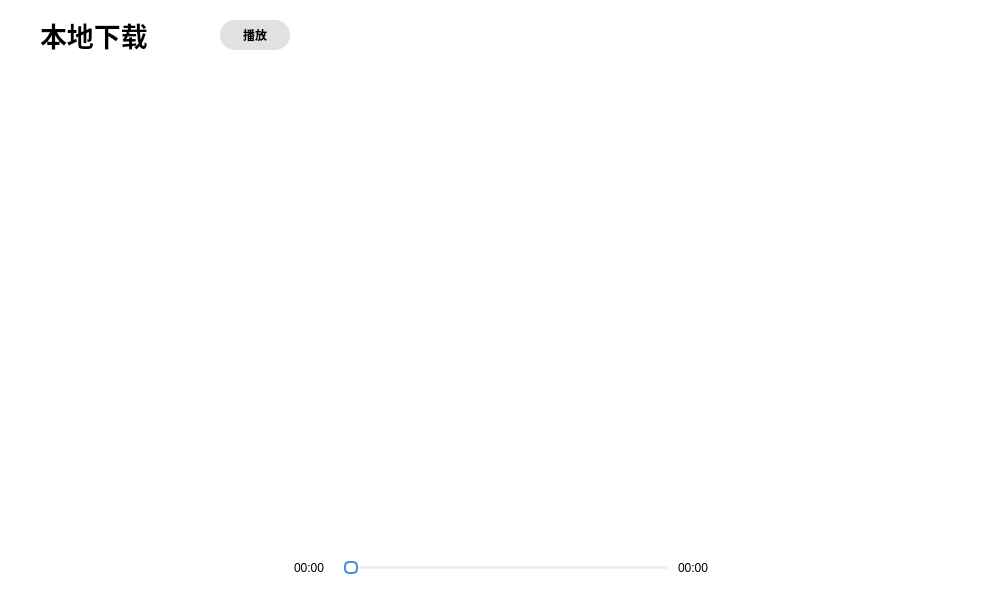
<?xml version="1.0" encoding="UTF-8"?>
<ui version="4.0">
 <class>UIMain</class>
 <widget class="QWidget" name="UIMain">
  <property name="geometry">
   <rect>
    <x>0</x>
    <y>0</y>
    <width>1000</width>
    <height>600</height>
   </rect>
  </property>
  <property name="sizePolicy">
   <sizepolicy hsizetype="Preferred" vsizetype="Preferred">
    <horstretch>0</horstretch>
    <verstretch>0</verstretch>
   </sizepolicy>
  </property>
  <property name="minimumSize">
   <size>
    <width>1000</width>
    <height>600</height>
   </size>
  </property>
  <property name="baseSize">
   <size>
    <width>0</width>
    <height>0</height>
   </size>
  </property>
  <property name="windowTitle">
   <string>Form</string>
  </property>
  <property name="styleSheet">
   <string notr="true">background-color: white;</string>
  </property>
  <layout class="QVBoxLayout" name="verticalLayout_2">
   <property name="spacing">
    <number>10</number>
   </property>
   <property name="leftMargin">
    <number>0</number>
   </property>
   <property name="topMargin">
    <number>0</number>
   </property>
   <property name="rightMargin">
    <number>10</number>
   </property>
   <property name="bottomMargin">
    <number>10</number>
   </property>
   <item>
    <widget class="QStackedWidget" name="stackedWidget">
     <property name="styleSheet">
      <string notr="true">border-radius: 10px;


</string>
     </property>
     <property name="currentIndex">
      <number>0</number>
     </property>
     <widget class="QWidget" name="page">
      <layout class="QVBoxLayout" name="verticalLayout_4" stretch="2,12">
       <property name="spacing">
        <number>0</number>
       </property>
       <property name="leftMargin">
        <number>0</number>
       </property>
       <property name="topMargin">
        <number>0</number>
       </property>
       <property name="rightMargin">
        <number>0</number>
       </property>
       <property name="bottomMargin">
        <number>0</number>
       </property>
       <item>
        <widget class="QWidget" name="widget_5" native="true">
         <layout class="QHBoxLayout" name="horizontalLayout_6">
          <property name="spacing">
           <number>30</number>
          </property>
          <property name="leftMargin">
           <number>40</number>
          </property>
          <property name="topMargin">
           <number>0</number>
          </property>
          <property name="rightMargin">
           <number>0</number>
          </property>
          <property name="bottomMargin">
           <number>0</number>
          </property>
          <item>
           <widget class="QLabel" name="label">
            <property name="minimumSize">
             <size>
              <width>150</width>
              <height>0</height>
             </size>
            </property>
            <property name="font">
             <font>
              <pointsize>20</pointsize>
              <bold>true</bold>
              <kerning>true</kerning>
             </font>
            </property>
            <property name="styleSheet">
             <string notr="true">color: black;</string>
            </property>
            <property name="text">
             <string>本地下载</string>
            </property>
           </widget>
          </item>
          <item>
           <widget class="QPushButton" name="locallistBtn">
            <property name="minimumSize">
             <size>
              <width>70</width>
              <height>30</height>
             </size>
            </property>
            <property name="maximumSize">
             <size>
              <width>70</width>
              <height>30</height>
             </size>
            </property>
            <property name="font">
             <font>
              <bold>true</bold>
             </font>
            </property>
            <property name="cursor">
             <cursorShape>PointingHandCursor</cursorShape>
            </property>
            <property name="styleSheet">
             <string notr="true">QPushButton{
	background-color: rgb(225, 225, 225);
    border-radius: 15px;
	color: black;
}</string>
            </property>
            <property name="text">
             <string>播放</string>
            </property>
            <property name="icon">
             <iconset resource="../../../resources/icon.qrc">
              <normaloff>:/icon/play2.png</normaloff>:/icon/play2.png</iconset>
            </property>
           </widget>
          </item>
          <item>
           <spacer name="horizontalSpacer_10">
            <property name="orientation">
             <enum>Qt::Orientation::Horizontal</enum>
            </property>
            <property name="sizeHint" stdset="0">
             <size>
              <width>721</width>
              <height>20</height>
             </size>
            </property>
           </spacer>
          </item>
         </layout>
        </widget>
       </item>
       <item>
        <widget class="QListView" name="localListView">
         <property name="sizePolicy">
          <sizepolicy hsizetype="Expanding" vsizetype="Expanding">
           <horstretch>0</horstretch>
           <verstretch>0</verstretch>
          </sizepolicy>
         </property>
         <property name="styleSheet">
          <string notr="true">    QListView {
		background-color: transparent;
        border: none;
        outline: none;
    }
    QListView::item {
        height: 48px;
        padding: 6px 10px;
        font-size: 14px;
        color: #333333;
        border-bottom: 1px solid #f0f0f0;
    }
</string>
         </property>
         <property name="horizontalScrollBarPolicy">
          <enum>Qt::ScrollBarPolicy::ScrollBarAsNeeded</enum>
         </property>
         <property name="editTriggers">
          <set>QAbstractItemView::EditTrigger::NoEditTriggers</set>
         </property>
        </widget>
       </item>
      </layout>
     </widget>
     <widget class="QWidget" name="page_2">
      <layout class="QVBoxLayout" name="verticalLayout_5" stretch="2,12">
       <property name="spacing">
        <number>0</number>
       </property>
       <property name="leftMargin">
        <number>0</number>
       </property>
       <property name="topMargin">
        <number>0</number>
       </property>
       <property name="rightMargin">
        <number>0</number>
       </property>
       <property name="bottomMargin">
        <number>0</number>
       </property>
       <item>
        <widget class="QWidget" name="widget_6" native="true">
         <property name="styleSheet">
          <string notr="true"/>
         </property>
         <layout class="QHBoxLayout" name="horizontalLayout_7">
          <property name="spacing">
           <number>30</number>
          </property>
          <property name="leftMargin">
           <number>40</number>
          </property>
          <property name="topMargin">
           <number>0</number>
          </property>
          <property name="rightMargin">
           <number>0</number>
          </property>
          <property name="bottomMargin">
           <number>0</number>
          </property>
          <item>
           <widget class="QLabel" name="label_2">
            <property name="minimumSize">
             <size>
              <width>80</width>
              <height>0</height>
             </size>
            </property>
            <property name="font">
             <font>
              <pointsize>20</pointsize>
              <bold>true</bold>
              <kerning>true</kerning>
             </font>
            </property>
            <property name="styleSheet">
             <string notr="true">color: black;</string>
            </property>
            <property name="text">
             <string>喜欢</string>
            </property>
           </widget>
          </item>
          <item>
           <widget class="QPushButton" name="collectlistBtn">
            <property name="minimumSize">
             <size>
              <width>70</width>
              <height>30</height>
             </size>
            </property>
            <property name="maximumSize">
             <size>
              <width>70</width>
              <height>30</height>
             </size>
            </property>
            <property name="font">
             <font>
              <bold>true</bold>
             </font>
            </property>
            <property name="cursor">
             <cursorShape>PointingHandCursor</cursorShape>
            </property>
            <property name="styleSheet">
             <string notr="true">QPushButton{
	background-color: rgb(225, 225, 225);
    border-radius: 15px;
	color: black;
}</string>
            </property>
            <property name="text">
             <string>播放</string>
            </property>
            <property name="icon">
             <iconset resource="../../../resources/icon.qrc">
              <normaloff>:/icon/play2.png</normaloff>:/icon/play2.png</iconset>
            </property>
           </widget>
          </item>
          <item>
           <spacer name="horizontalSpacer_11">
            <property name="orientation">
             <enum>Qt::Orientation::Horizontal</enum>
            </property>
            <property name="sizeHint" stdset="0">
             <size>
              <width>769</width>
              <height>20</height>
             </size>
            </property>
           </spacer>
          </item>
         </layout>
        </widget>
       </item>
       <item>
        <widget class="QListView" name="collectListView">
         <property name="styleSheet">
          <string notr="true"> QListView {
		background-color: transparent;
        border: none;
        outline: none;
    }
    QListView::item {
        height: 48px;
        padding: 6px 10px;
        font-size: 14px;
        color: #333333;
        border-bottom: 1px solid #f0f0f0;
    }
</string>
         </property>
         <property name="horizontalScrollBarPolicy">
          <enum>Qt::ScrollBarPolicy::ScrollBarAsNeeded</enum>
         </property>
         <property name="editTriggers">
          <set>QAbstractItemView::EditTrigger::NoEditTriggers</set>
         </property>
        </widget>
       </item>
      </layout>
     </widget>
     <widget class="QWidget" name="page_3">
      <layout class="QVBoxLayout" name="verticalLayout_6">
       <property name="spacing">
        <number>0</number>
       </property>
       <property name="leftMargin">
        <number>0</number>
       </property>
       <property name="topMargin">
        <number>0</number>
       </property>
       <property name="rightMargin">
        <number>0</number>
       </property>
       <property name="bottomMargin">
        <number>0</number>
       </property>
       <item>
        <widget class="QWidget" name="widget_2" native="true">
         <property name="styleSheet">
          <string notr="true"/>
         </property>
         <layout class="QVBoxLayout" name="verticalLayout_8">
          <property name="leftMargin">
           <number>0</number>
          </property>
          <property name="topMargin">
           <number>0</number>
          </property>
          <property name="rightMargin">
           <number>0</number>
          </property>
          <property name="bottomMargin">
           <number>0</number>
          </property>
          <item>
           <layout class="QHBoxLayout" name="horizontalLayout_5">
            <property name="spacing">
             <number>20</number>
            </property>
            <item>
             <widget class="QLabel" name="songlistCover">
              <property name="minimumSize">
               <size>
                <width>100</width>
                <height>100</height>
               </size>
              </property>
              <property name="maximumSize">
               <size>
                <width>100</width>
                <height>100</height>
               </size>
              </property>
              <property name="text">
               <string/>
              </property>
              <property name="pixmap">
               <pixmap resource="../../../resources/icon.qrc">:/icon/cover.png</pixmap>
              </property>
              <property name="scaledContents">
               <bool>true</bool>
              </property>
             </widget>
            </item>
            <item>
             <widget class="QWidget" name="widget_4" native="true">
              <layout class="QVBoxLayout" name="verticalLayout_7">
               <item>
                <widget class="QLabel" name="playlistName">
                 <property name="font">
                  <font>
                   <pointsize>12</pointsize>
                   <italic>false</italic>
                   <bold>true</bold>
                  </font>
                 </property>
                 <property name="text">
                  <string>新建歌单1</string>
                 </property>
                </widget>
               </item>
               <item>
                <layout class="QHBoxLayout" name="horizontalLayout_4">
                 <item>
                  <widget class="QPushButton" name="playlistBtn">
                   <property name="minimumSize">
                    <size>
                     <width>70</width>
                     <height>30</height>
                    </size>
                   </property>
                   <property name="maximumSize">
                    <size>
                     <width>70</width>
                     <height>30</height>
                    </size>
                   </property>
                   <property name="font">
                    <font>
                     <bold>true</bold>
                    </font>
                   </property>
                   <property name="cursor">
                    <cursorShape>PointingHandCursor</cursorShape>
                   </property>
                   <property name="styleSheet">
                    <string notr="true">QPushButton{
	background-color: rgb(225, 225, 225);
    border-radius: 15px;
	color: black;
}</string>
                   </property>
                   <property name="text">
                    <string>播放</string>
                   </property>
                   <property name="icon">
                    <iconset resource="../../../resources/icon.qrc">
                     <normaloff>:/icon/play2.png</normaloff>:/icon/play2.png</iconset>
                   </property>
                  </widget>
                 </item>
                 <item>
                  <spacer name="horizontalSpacer_5">
                   <property name="orientation">
                    <enum>Qt::Orientation::Horizontal</enum>
                   </property>
                   <property name="sizeHint" stdset="0">
                    <size>
                     <width>40</width>
                     <height>20</height>
                    </size>
                   </property>
                  </spacer>
                 </item>
                </layout>
               </item>
              </layout>
             </widget>
            </item>
           </layout>
          </item>
          <item>
           <widget class="QListView" name="playlistView">
            <property name="styleSheet">
             <string notr="true"/>
            </property>
            <property name="horizontalScrollBarPolicy">
             <enum>Qt::ScrollBarPolicy::ScrollBarAsNeeded</enum>
            </property>
            <property name="editTriggers">
             <set>QAbstractItemView::EditTrigger::NoEditTriggers</set>
            </property>
           </widget>
          </item>
         </layout>
        </widget>
       </item>
      </layout>
     </widget>
     <widget class="QWidget" name="page_4">
      <layout class="QVBoxLayout" name="verticalLayout_10">
       <property name="spacing">
        <number>0</number>
       </property>
       <property name="leftMargin">
        <number>0</number>
       </property>
       <property name="topMargin">
        <number>0</number>
       </property>
       <property name="rightMargin">
        <number>0</number>
       </property>
       <property name="bottomMargin">
        <number>0</number>
       </property>
       <item>
        <widget class="QListView" name="remoteListView"/>
       </item>
      </layout>
     </widget>
    </widget>
   </item>
   <item>
    <widget class="QFrame" name="controlBar">
     <property name="sizePolicy">
      <sizepolicy hsizetype="Expanding" vsizetype="Fixed">
       <horstretch>0</horstretch>
       <verstretch>0</verstretch>
      </sizepolicy>
     </property>
     <property name="styleSheet">
      <string notr="true">QFrame {
	background: white;
	border-radius: 10px;
}</string>
     </property>
     <property name="frameShape">
      <enum>QFrame::Shape::StyledPanel</enum>
     </property>
     <property name="frameShadow">
      <enum>QFrame::Shadow::Raised</enum>
     </property>
     <layout class="QHBoxLayout" name="horizontalLayout_3">
      <property name="leftMargin">
       <number>12</number>
      </property>
      <property name="topMargin">
       <number>10</number>
      </property>
      <property name="rightMargin">
       <number>12</number>
      </property>
      <property name="bottomMargin">
       <number>10</number>
      </property>
      <item>
       <widget class="QPushButton" name="coverBtn">
        <property name="minimumSize">
         <size>
          <width>70</width>
          <height>70</height>
         </size>
        </property>
        <property name="maximumSize">
         <size>
          <width>70</width>
          <height>70</height>
         </size>
        </property>
        <property name="cursor">
         <cursorShape>PointingHandCursor</cursorShape>
        </property>
        <property name="text">
         <string/>
        </property>
        <property name="icon">
         <iconset resource="../../../resources/icon.qrc">
          <normaloff>:/icon/cover.png</normaloff>:/icon/cover.png</iconset>
        </property>
        <property name="iconSize">
         <size>
          <width>60</width>
          <height>60</height>
         </size>
        </property>
        <property name="checkable">
         <bool>true</bool>
        </property>
        <property name="flat">
         <bool>true</bool>
        </property>
       </widget>
      </item>
      <item>
       <widget class="QWidget" name="widget" native="true">
        <property name="minimumSize">
         <size>
          <width>200</width>
          <height>70</height>
         </size>
        </property>
        <property name="maximumSize">
         <size>
          <width>200</width>
          <height>70</height>
         </size>
        </property>
        <property name="styleSheet">
         <string notr="true"/>
        </property>
        <layout class="QVBoxLayout" name="verticalLayout_3">
         <item>
          <widget class="CarouselLabel" name="titleSinger">
           <property name="minimumSize">
            <size>
             <width>0</width>
             <height>20</height>
            </size>
           </property>
           <property name="styleSheet">
            <string notr="true">font-size: 16px;
color: rgb(255, 0, 0);</string>
           </property>
           <property name="text">
            <string/>
           </property>
           <property name="textFormat">
            <enum>Qt::TextFormat::RichText</enum>
           </property>
          </widget>
         </item>
         <item>
          <widget class="QPushButton" name="loveBtn">
           <property name="enabled">
            <bool>true</bool>
           </property>
           <property name="minimumSize">
            <size>
             <width>22</width>
             <height>22</height>
            </size>
           </property>
           <property name="maximumSize">
            <size>
             <width>22</width>
             <height>22</height>
            </size>
           </property>
           <property name="cursor">
            <cursorShape>PointingHandCursor</cursorShape>
           </property>
           <property name="mouseTracking">
            <bool>false</bool>
           </property>
           <property name="text">
            <string/>
           </property>
           <property name="icon">
            <iconset>
             <selectedon>:/icon/dislove.png</selectedon>
            </iconset>
           </property>
           <property name="iconSize">
            <size>
             <width>22</width>
             <height>22</height>
            </size>
           </property>
           <property name="checkable">
            <bool>true</bool>
           </property>
           <property name="flat">
            <bool>true</bool>
           </property>
          </widget>
         </item>
        </layout>
       </widget>
      </item>
      <item>
       <widget class="QWidget" name="widget_3" native="true">
        <property name="sizePolicy">
         <sizepolicy hsizetype="Expanding" vsizetype="Expanding">
          <horstretch>0</horstretch>
          <verstretch>0</verstretch>
         </sizepolicy>
        </property>
        <property name="minimumSize">
         <size>
          <width>32</width>
          <height>32</height>
         </size>
        </property>
        <property name="styleSheet">
         <string notr="true"/>
        </property>
        <layout class="QVBoxLayout" name="verticalLayout" stretch="2,0">
         <property name="spacing">
          <number>0</number>
         </property>
         <property name="leftMargin">
          <number>0</number>
         </property>
         <property name="topMargin">
          <number>0</number>
         </property>
         <property name="rightMargin">
          <number>0</number>
         </property>
         <property name="bottomMargin">
          <number>0</number>
         </property>
         <item>
          <layout class="QHBoxLayout" name="horizontalLayout">
           <item>
            <spacer name="horizontalSpacer_2">
             <property name="orientation">
              <enum>Qt::Orientation::Horizontal</enum>
             </property>
             <property name="sizeHint" stdset="0">
              <size>
               <width>40</width>
               <height>20</height>
              </size>
             </property>
            </spacer>
           </item>
           <item>
            <widget class="QPushButton" name="modeBtn">
             <property name="sizePolicy">
              <sizepolicy hsizetype="Fixed" vsizetype="Preferred">
               <horstretch>0</horstretch>
               <verstretch>0</verstretch>
              </sizepolicy>
             </property>
             <property name="minimumSize">
              <size>
               <width>35</width>
               <height>35</height>
              </size>
             </property>
             <property name="maximumSize">
              <size>
               <width>35</width>
               <height>35</height>
              </size>
             </property>
             <property name="cursor">
              <cursorShape>PointingHandCursor</cursorShape>
             </property>
             <property name="text">
              <string/>
             </property>
             <property name="icon">
              <iconset resource="../../../resources/icon.qrc">
               <normaloff>:/icon/loop.png</normaloff>:/icon/loop.png</iconset>
             </property>
             <property name="iconSize">
              <size>
               <width>20</width>
               <height>20</height>
              </size>
             </property>
             <property name="shortcut">
              <string>CapsLock, Return</string>
             </property>
             <property name="flat">
              <bool>true</bool>
             </property>
            </widget>
           </item>
           <item>
            <spacer name="horizontalSpacer_6">
             <property name="orientation">
              <enum>Qt::Orientation::Horizontal</enum>
             </property>
             <property name="sizeType">
              <enum>QSizePolicy::Policy::Fixed</enum>
             </property>
             <property name="sizeHint" stdset="0">
              <size>
               <width>25</width>
               <height>25</height>
              </size>
             </property>
            </spacer>
           </item>
           <item>
            <widget class="QPushButton" name="lastBtn">
             <property name="sizePolicy">
              <sizepolicy hsizetype="Preferred" vsizetype="Fixed">
               <horstretch>0</horstretch>
               <verstretch>0</verstretch>
              </sizepolicy>
             </property>
             <property name="minimumSize">
              <size>
               <width>35</width>
               <height>35</height>
              </size>
             </property>
             <property name="maximumSize">
              <size>
               <width>35</width>
               <height>35</height>
              </size>
             </property>
             <property name="cursor">
              <cursorShape>PointingHandCursor</cursorShape>
             </property>
             <property name="text">
              <string/>
             </property>
             <property name="icon">
              <iconset resource="../../../resources/icon.qrc">
               <normaloff>:/icon/last.png</normaloff>:/icon/last.png</iconset>
             </property>
             <property name="iconSize">
              <size>
               <width>20</width>
               <height>20</height>
              </size>
             </property>
             <property name="flat">
              <bool>true</bool>
             </property>
            </widget>
           </item>
           <item>
            <spacer name="horizontalSpacer_8">
             <property name="orientation">
              <enum>Qt::Orientation::Horizontal</enum>
             </property>
             <property name="sizeType">
              <enum>QSizePolicy::Policy::Fixed</enum>
             </property>
             <property name="sizeHint" stdset="0">
              <size>
               <width>25</width>
               <height>25</height>
              </size>
             </property>
            </spacer>
           </item>
           <item>
            <widget class="QPushButton" name="playBtn">
             <property name="sizePolicy">
              <sizepolicy hsizetype="Preferred" vsizetype="Fixed">
               <horstretch>0</horstretch>
               <verstretch>0</verstretch>
              </sizepolicy>
             </property>
             <property name="minimumSize">
              <size>
               <width>45</width>
               <height>45</height>
              </size>
             </property>
             <property name="maximumSize">
              <size>
               <width>50</width>
               <height>50</height>
              </size>
             </property>
             <property name="cursor">
              <cursorShape>PointingHandCursor</cursorShape>
             </property>
             <property name="styleSheet">
              <string notr="true">QPushButton{
	min-width: 43;
	min-height: 43;
}</string>
             </property>
             <property name="text">
              <string/>
             </property>
             <property name="icon">
              <iconset resource="../../../resources/icon.qrc">
               <normaloff>:/icon/pause.png</normaloff>:/icon/pause.png</iconset>
             </property>
             <property name="iconSize">
              <size>
               <width>43</width>
               <height>43</height>
              </size>
             </property>
             <property name="flat">
              <bool>true</bool>
             </property>
            </widget>
           </item>
           <item>
            <spacer name="horizontalSpacer_9">
             <property name="orientation">
              <enum>Qt::Orientation::Horizontal</enum>
             </property>
             <property name="sizeType">
              <enum>QSizePolicy::Policy::Fixed</enum>
             </property>
             <property name="sizeHint" stdset="0">
              <size>
               <width>25</width>
               <height>25</height>
              </size>
             </property>
            </spacer>
           </item>
           <item>
            <widget class="QPushButton" name="nextBtn">
             <property name="sizePolicy">
              <sizepolicy hsizetype="Preferred" vsizetype="Fixed">
               <horstretch>0</horstretch>
               <verstretch>0</verstretch>
              </sizepolicy>
             </property>
             <property name="minimumSize">
              <size>
               <width>35</width>
               <height>35</height>
              </size>
             </property>
             <property name="maximumSize">
              <size>
               <width>35</width>
               <height>35</height>
              </size>
             </property>
             <property name="cursor">
              <cursorShape>PointingHandCursor</cursorShape>
             </property>
             <property name="text">
              <string/>
             </property>
             <property name="icon">
              <iconset resource="../../../resources/icon.qrc">
               <normaloff>:/icon/next.png</normaloff>:/icon/next.png</iconset>
             </property>
             <property name="iconSize">
              <size>
               <width>20</width>
               <height>20</height>
              </size>
             </property>
             <property name="flat">
              <bool>true</bool>
             </property>
            </widget>
           </item>
           <item>
            <spacer name="horizontalSpacer_7">
             <property name="orientation">
              <enum>Qt::Orientation::Horizontal</enum>
             </property>
             <property name="sizeType">
              <enum>QSizePolicy::Policy::Fixed</enum>
             </property>
             <property name="sizeHint" stdset="0">
              <size>
               <width>25</width>
               <height>25</height>
              </size>
             </property>
            </spacer>
           </item>
           <item>
            <widget class="QPushButton" name="volumeBtn">
             <property name="sizePolicy">
              <sizepolicy hsizetype="Fixed" vsizetype="Preferred">
               <horstretch>0</horstretch>
               <verstretch>0</verstretch>
              </sizepolicy>
             </property>
             <property name="minimumSize">
              <size>
               <width>35</width>
               <height>35</height>
              </size>
             </property>
             <property name="maximumSize">
              <size>
               <width>35</width>
               <height>35</height>
              </size>
             </property>
             <property name="cursor">
              <cursorShape>PointingHandCursor</cursorShape>
             </property>
             <property name="text">
              <string/>
             </property>
             <property name="icon">
              <iconset resource="../../../resources/icon.qrc">
               <normaloff>:/icon/volume.png</normaloff>:/icon/volume.png</iconset>
             </property>
             <property name="iconSize">
              <size>
               <width>25</width>
               <height>25</height>
              </size>
             </property>
             <property name="flat">
              <bool>true</bool>
             </property>
            </widget>
           </item>
           <item>
            <spacer name="horizontalSpacer_3">
             <property name="orientation">
              <enum>Qt::Orientation::Horizontal</enum>
             </property>
             <property name="sizeType">
              <enum>QSizePolicy::Policy::Expanding</enum>
             </property>
             <property name="sizeHint" stdset="0">
              <size>
               <width>40</width>
               <height>20</height>
              </size>
             </property>
            </spacer>
           </item>
          </layout>
         </item>
         <item>
          <layout class="QHBoxLayout" name="horizontalLayout_2" stretch="0,0,0">
           <property name="spacing">
            <number>10</number>
           </property>
           <item>
            <widget class="QLabel" name="curDuration">
             <property name="minimumSize">
              <size>
               <width>40</width>
               <height>0</height>
              </size>
             </property>
             <property name="maximumSize">
              <size>
               <width>40</width>
               <height>16777215</height>
              </size>
             </property>
             <property name="text">
              <string>00:00</string>
             </property>
            </widget>
           </item>
           <item>
            <widget class="QSlider" name="progressSlider">
             <property name="sizePolicy">
              <sizepolicy hsizetype="Expanding" vsizetype="Preferred">
               <horstretch>0</horstretch>
               <verstretch>0</verstretch>
              </sizepolicy>
             </property>
             <property name="minimumSize">
              <size>
               <width>200</width>
               <height>0</height>
              </size>
             </property>
             <property name="maximumSize">
              <size>
               <width>16777215</width>
               <height>16777215</height>
              </size>
             </property>
             <property name="styleSheet">
              <string notr="true">	/* 凹槽：浅灰背景 */
    QSlider::groove:horizontal {
        background: #f0f0f0;
        height: 3px;
        border-radius: 3px;
    }
    
    /* 已滑过区域：蓝色 */
    QSlider::sub-page:horizontal {
        background: #4a90d9;
        border-radius: 3px;
    }
    
    /* 滑块：白色圆形，蓝色描边 */
    QSlider::handle:horizontal {
        background: #ffffff;
        border: 2px solid #4a90d9;
        width: 10px;
        height: -3px;
        margin: -5px 0;
        border-radius: 5px;
    }
    

</string>
             </property>
             <property name="maximum">
              <number>0</number>
             </property>
             <property name="orientation">
              <enum>Qt::Orientation::Horizontal</enum>
             </property>
            </widget>
           </item>
           <item>
            <widget class="QLabel" name="totalDuration">
             <property name="minimumSize">
              <size>
               <width>40</width>
               <height>0</height>
              </size>
             </property>
             <property name="maximumSize">
              <size>
               <width>40</width>
               <height>16777215</height>
              </size>
             </property>
             <property name="text">
              <string>00:00</string>
             </property>
            </widget>
           </item>
          </layout>
         </item>
        </layout>
       </widget>
      </item>
      <item>
       <spacer name="horizontalSpacer_4">
        <property name="orientation">
         <enum>Qt::Orientation::Horizontal</enum>
        </property>
        <property name="sizeType">
         <enum>QSizePolicy::Policy::Fixed</enum>
        </property>
        <property name="sizeHint" stdset="0">
         <size>
          <width>200</width>
          <height>60</height>
         </size>
        </property>
       </spacer>
      </item>
      <item>
       <spacer name="horizontalSpacer">
        <property name="orientation">
         <enum>Qt::Orientation::Horizontal</enum>
        </property>
        <property name="sizeType">
         <enum>QSizePolicy::Policy::Minimum</enum>
        </property>
        <property name="sizeHint" stdset="0">
         <size>
          <width>60</width>
          <height>60</height>
         </size>
        </property>
       </spacer>
      </item>
     </layout>
    </widget>
   </item>
  </layout>
 </widget>
 <customwidgets>
  <customwidget>
   <class>CarouselLabel</class>
   <extends>QLabel</extends>
   <header>carousel_label.h</header>
  </customwidget>
 </customwidgets>
 <resources>
  <include location="../../../resources/icon.qrc"/>
 </resources>
 <connections/>
</ui>
